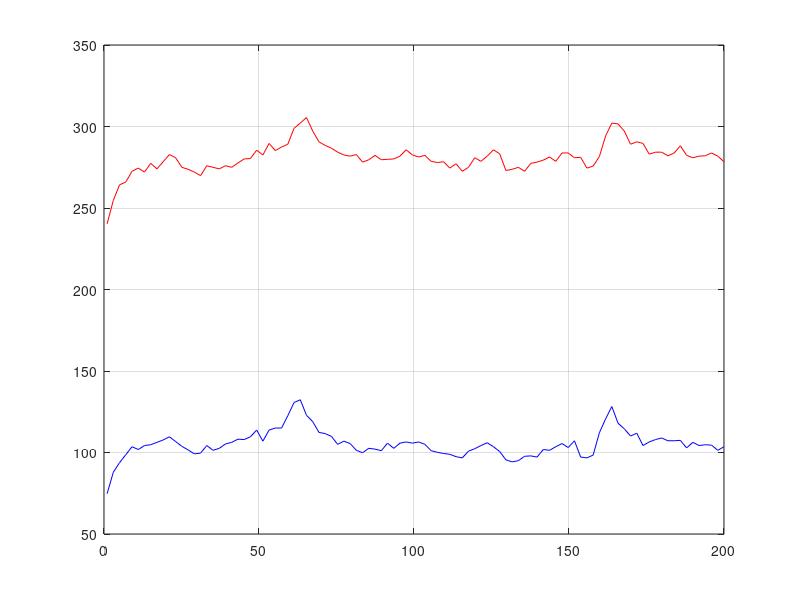

MATLAB code to generate this figure:
chanel0 = [240.293 254.701 264.225 265.934 272.527 274.481 272.039 277.411 273.993 278.388 282.784 280.83 274.969 273.748 272.039 269.841 275.946 274.969 273.993 275.946 274.969 277.656 280.098 280.342 285.47 282.54 289.621 285.226 287.424 289.133 298.901 302.076 305.495 297.192 290.598 288.401 286.691 284.249 282.54 281.807 282.784 278.144 279.609 282.296 279.609 279.853 280.098 281.807 285.714 282.54 281.319 282.296 278.632 277.9 278.388 274.481 277.167 272.527 274.969 280.83 278.632 281.807 285.714 283.272 273.016 273.748 274.969 272.527 277.411 278.144 279.365 281.319 278.632 283.761 283.761 280.83 281.074 274.481 275.702 281.563 294.261 302.076 301.587 297.192 289.133 290.598 289.621 283.028 284.249 284.249 282.051 283.761 288.156 282.296 280.83 281.807 282.051 283.761 281.807 278.388];

chanel1 = [74.7253 87.9121 93.7729 98.6569 103.541 101.832 104.274 104.762 106.227 107.692 109.646 106.716 103.785 101.587 99.1453 99.6337 104.274 101.343 102.564 105.25 106.227 108.181 107.937 109.646 113.797 106.96 113.797 115.018 115.018 122.589 130.647 132.357 122.833 118.926 112.332 111.6 109.89 105.006 106.96 105.495 101.343 99.8779 102.564 102.076 101.099 105.739 102.564 105.739 106.471 105.739 106.471 105.006 101.099 100.122 99.3895 98.9011 97.4359 96.7033 100.855 102.32 104.274 105.983 103.541 100.611 95.4823 94.2613 94.9939 97.6801 97.9243 97.1917 101.832 101.343 103.541 105.495 103.053 107.204 97.1917 96.7033 98.4127 112.088 120.635 128.205 117.949 114.53 110.134 111.844 104.274 106.471 107.937 108.913 107.204 107.204 107.448 102.808 106.227 104.274 104.762 104.518 101.343 103.541];

x = linspace(1, 200)

figure(1)

plot(x, chanel0, 'r-')
hold on
plot(x, chanel1, 'b-')
grid on
